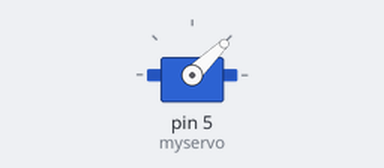
This sketch was run on a simulated Arduino Uno, built with avr-gcc and run on an emulated ATmega328P. On the bench: servo.

Above: at 0.05 s.
At 6.0 s:
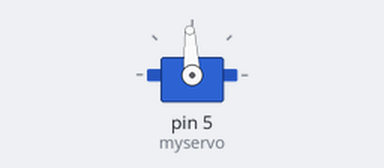
Timing chart, 0 to 7.8 s (numbered marks = the images above):
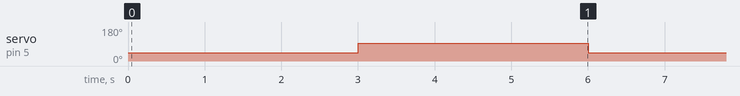

Measured:
- by itself, servo on pin 5 (myservo): alternates 93° for 3.0 s and 44° for 3.0 s

The sketch:

actuate_grabber.ino
```cpp
#include <Servo.h>

Servo myservo;

void setup() {
  // put your setup code here, to run once:
  myservo.attach(5);

}

void loop() {
  // put your main code here, to run repeatedly:
  myservo.writeMicroseconds(1000);
  delay(3000);
  myservo.writeMicroseconds(1500);
  delay(3000);

}
```
